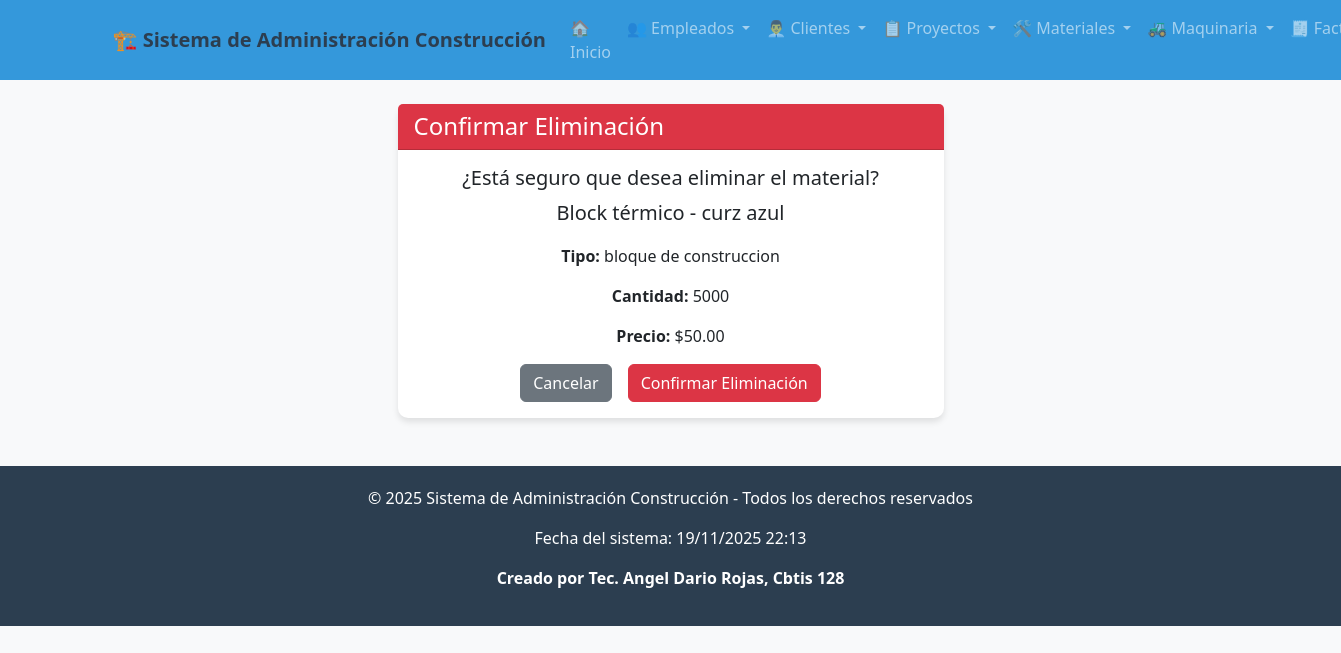
Page /material/borrar/1/ on the committed database.
### app_Construccion/models.py (models this page shows, shortened)
class Material(models.Model):
    nombre = models.CharField(max_length=100)
    marca = models.CharField(max_length=100)
    cantidad = models.IntegerField()
    peso = models.DecimalField(max_digits=10, decimal_places=2)
    tipo = models.CharField(max_length=100)
    precio = models.DecimalField(max_digits=12, decimal_places=2)

### app_Construccion/views.py (the view)
# urls.py: path('material/borrar/<int:material_id>/', views.borrar_material, name='borrar_material'),
def borrar_material(request, material_id):
    material = get_object_or_404(Material, id=material_id)
    if request.method == 'POST':
        material.delete()
        return redirect('ver_materiales')
    return render(request, 'material/borrar_material.html', {'material': material})

### app_Construccion/templates/material/borrar_material.html (shortened to what this page needs)
{% extends 'base.html' %}
{% block content %}
<div class="row justify-content-center">
    <div class="col-md-6">
        <div class="card">
            <div class="card-header bg-danger text-white">
                <h4 class="mb-0">Confirmar Eliminación</h4>
            </div>
            <div class="card-body text-center">
                <h5>¿Está seguro que desea eliminar el material?</h5>
                <p class="lead">{{ material.nombre }} - {{ material.marca }}</p>
                <p><strong>Tipo:</strong> {{ material.tipo }}</p>
                <p><strong>Cantidad:</strong> {{ material.cantidad }}</p>
                <p><strong>Precio:</strong> ${{ material.precio }}</p>
                <form method="POST">
                    <div class="d-grid gap-2 d-md-flex justify-content-md-center">
                        <a href="{% url 'ver_materiales' %}" class="btn btn-secondary me-md-2">Cancelar</a>
                        <button type="submit" class="btn btn-danger">Confirmar Eliminación</button>
                    </div>
                </form>
            </div>
        </div>
    </div>
</div>
{% endblock %}

### app_Construccion/templates/base.html (style rules this page uses)
body { background-color: #f8f9fa; font-family: 'Segoe UI', Tahoma, Geneva, Verdana, sans-serif; }
.card { border: none; border-radius: 10px; box-shadow: 0 4px 6px rgba(0,0,0,0.1); }

### rows in the picture
Material: nombre "Block térmico", marca "curz azul", tipo "bloque de construccion", cantidad "5000", precio "50.00"
